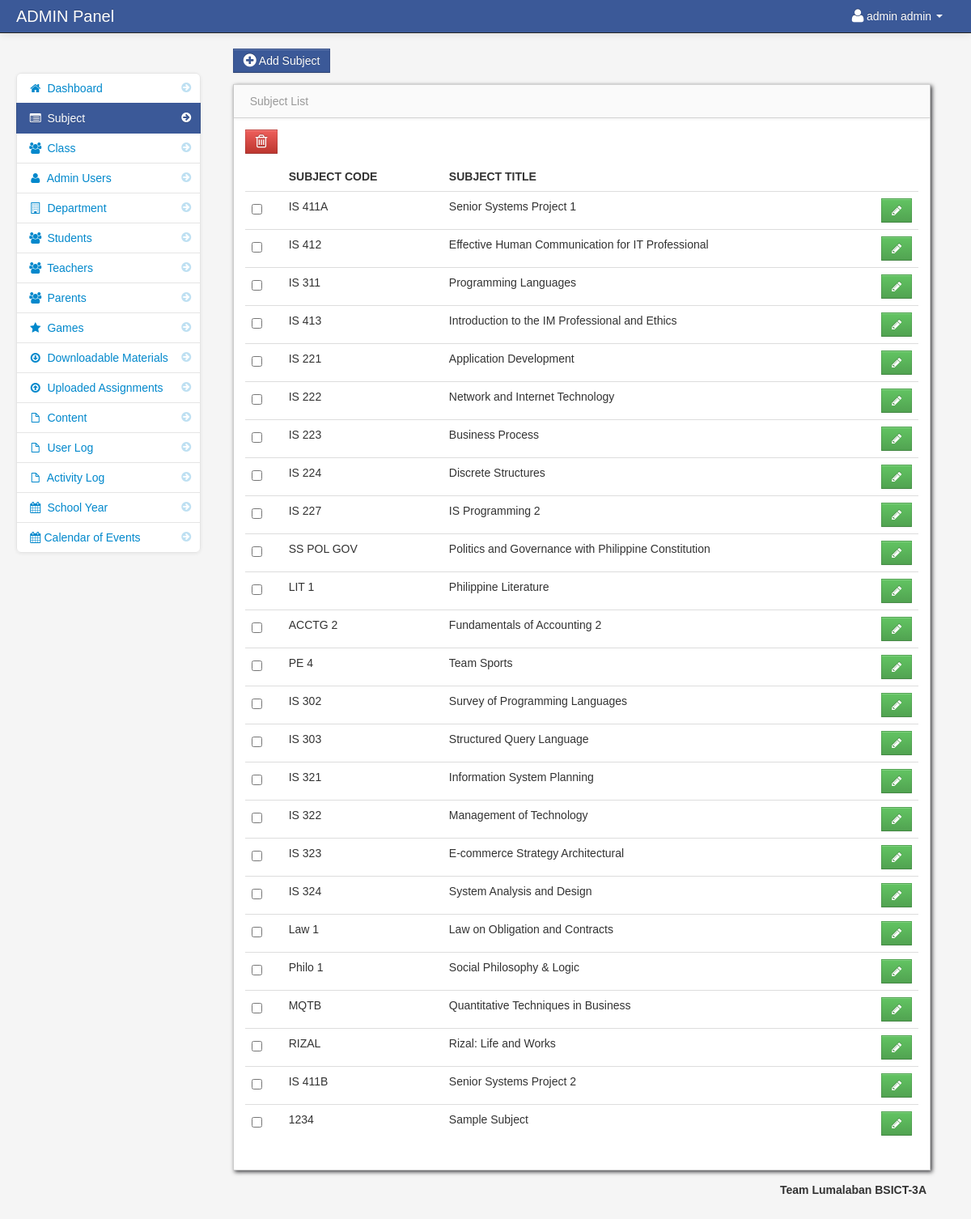
Before: /admin/subjects.php (signed in) with the older database file.
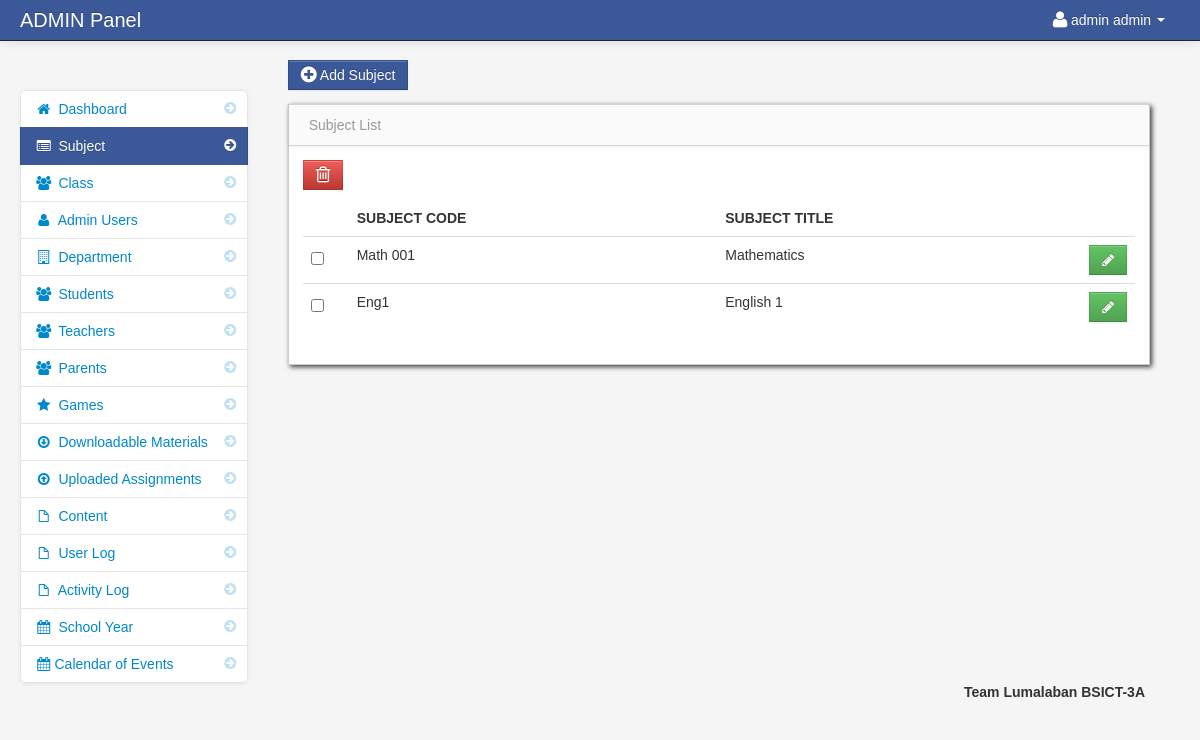
After: the same page with the newer database file.
### tables this page shows
CREATE TABLE `subject` (
  `subject_id` int(11) NOT NULL,
  `subject_code` varchar(100) NOT NULL,
  `subject_title` varchar(100) NOT NULL,
  `category` varchar(100) NOT NULL,
  `description` longtext NOT NULL,
  `unit` int(11) NOT NULL,
  `Pre_req` varchar(100) NOT NULL,
  `semester` varchar(100) NOT NULL
);

### admin/subjects.php (the view, shortened to what this page needs)
<?php include('header.php'); ?>
    <body>
		<?php include('navbar.php'); ?>
        <div class="container-fluid">
            <div class="row-fluid">
				<?php include('subject_sidebar.php'); ?>
                <div class="span9" id="content">
                     <div class="row-fluid">
					 <a href="add_subject.php" class="btn btn-info"><i class="icon-plus-sign icon-large"></i> Add Subject</a>
                        <div id="block_bg" class="block">
                            <div class="navbar navbar-inner block-header">
                                <div class="muted pull-left">Subject List</div>
                            </div>
                            <div class="block-content collapse in">
                                <div class="span12">
									<form action="delete_subject.php" method="post">
  									<table cellpadding="0" cellspacing="0" border="0" class="table" id="example">
									<a data-toggle="modal" href="#subject_delete" id="delete"  class="btn btn-danger" name=""><i class="icon-trash icon-large"></i></a>
										<thead>
										  <tr>
											    <th></th>
												<th>Subject Code</th>
												<th>Subject Title</th>
												<th></th>
										   </tr>
										</thead>
										<tbody>
												<?php
											$subject_query = mysqli_query($conn,"select * from subject")or die(mysqli_error());
											while($row = mysqli_fetch_array($subject_query)){
											$id = $row['subject_id'];
											?>
											<tr>
													<td width="30">
													<input id="optionsCheckbox" class="uniform_on" name="selector[]" type="checkbox" value="<?php echo $id; ?>">
													</td>
													<td><?php echo $row['subject_code']; ?></td>
													<td><?php echo $row['subject_title']; ?></td>
													<td width="30"><a href="edit_subject.php<?php echo '?id='.$id; ?>" class="btn btn-success"><i class="icon-pencil"></i> </a></td>
										</tr>
											<?php } ?>
										</tbody>
									</table>
									</form>
                                </div>
                            </div>
                        </div>
                    </div>
                </div>
            </div>
		<?php include('footer.php'); ?>
        </div>
		<?php include('script.php'); ?>
    </body>
</html>

Changed rows visible on the page:
removed subject: subject_code "IS 411A", subject_title "Senior Systems Project 1"
removed subject: subject_code "IS 412", subject_title "Effective Human Communication for IT Professional"
removed subject: subject_code "IS 311", subject_title "Programming Languages"
removed subject: subject_code "IS 413", subject_title "Introduction to the IM Professional and Ethics"
removed subject: subject_code "IS 221", subject_title "Application Development"
removed subject: subject_code "IS 222", subject_title "Network and Internet Technology"
removed subject: subject_code "IS 223", subject_title "Business Process"
removed subject: subject_code "IS 224", subject_title "Discrete Structures"
removed subject: subject_code "IS 227", subject_title "IS Programming 2"
removed subject: subject_code "SS POL GOV", subject_title "Politics and Governance with Philippine Constitution"
removed subject: subject_code "LIT 1", subject_title "Philippine Literature"
removed subject: subject_code "ACCTG 2", subject_title "Fundamentals of Accounting 2"
removed subject: subject_code "PE 4", subject_title "Team Sports"
removed subject: subject_code "IS 302", subject_title "Survey of Programming Languages"
removed subject: subject_code "IS 303", subject_title "Structured Query Language"
removed subject: subject_code "IS 321", subject_title "Information System Planning"
removed subject: subject_code "IS 322", subject_title "Management of Technology"
removed subject: subject_code "IS 323", subject_title "E-commerce Strategy Architectural"
removed subject: subject_code "IS 324", subject_title "System Analysis and Design"
removed subject: subject_code "Law 1", subject_title "Law on Obligation and Contracts"
removed subject: subject_code "Philo 1", subject_title "Social Philosophy & Logic"
removed subject: subject_code "MQTB", subject_title "Quantitative Techniques in Business"
removed subject: subject_code "RIZAL", subject_title "Rizal: Life and Works"
removed subject: subject_code "IS 411B", subject_title "Senior Systems Project 2"
removed subject: subject_code "1234", subject_title "Sample Subject"
added subject: subject_code "Math 001", subject_title "Mathematics"
added subject: subject_code "Eng1", subject_title "English 1"
